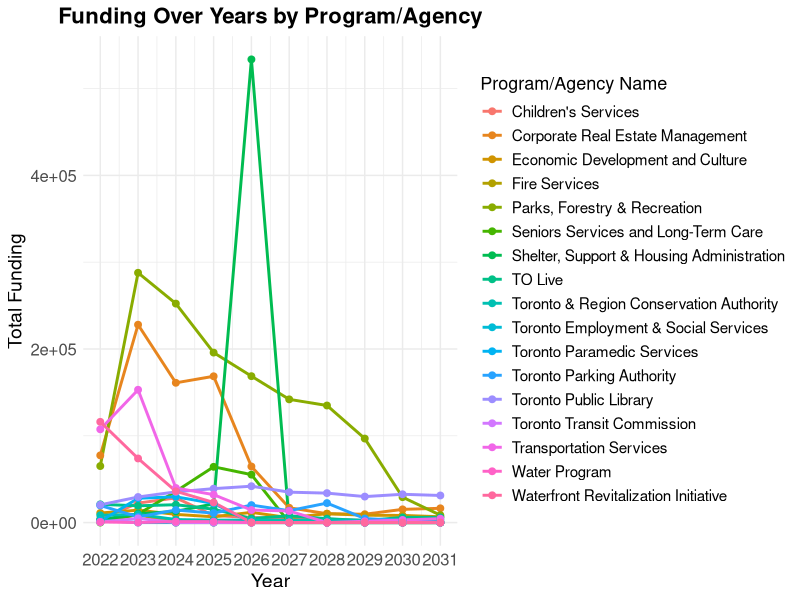
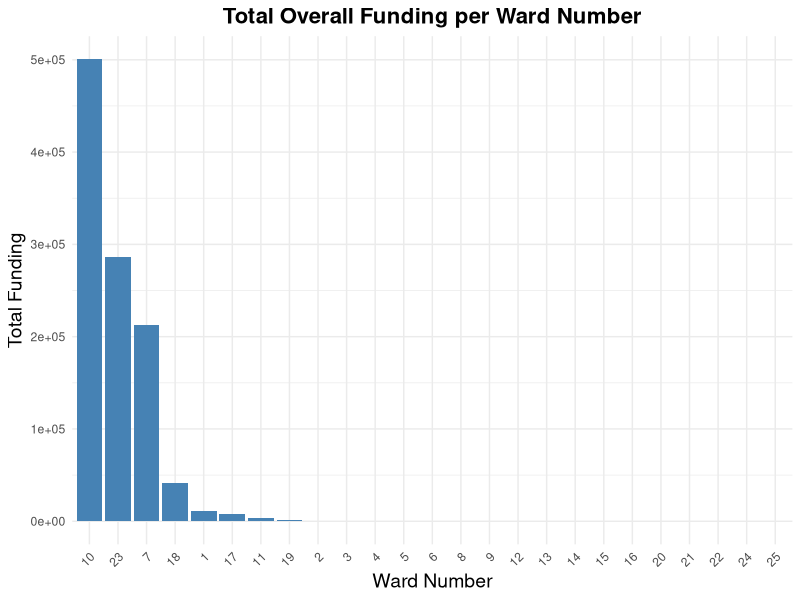
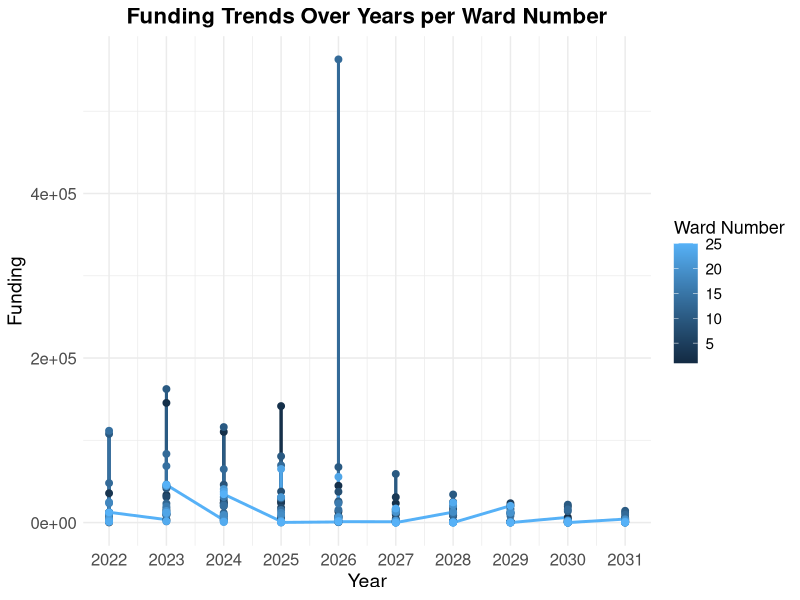
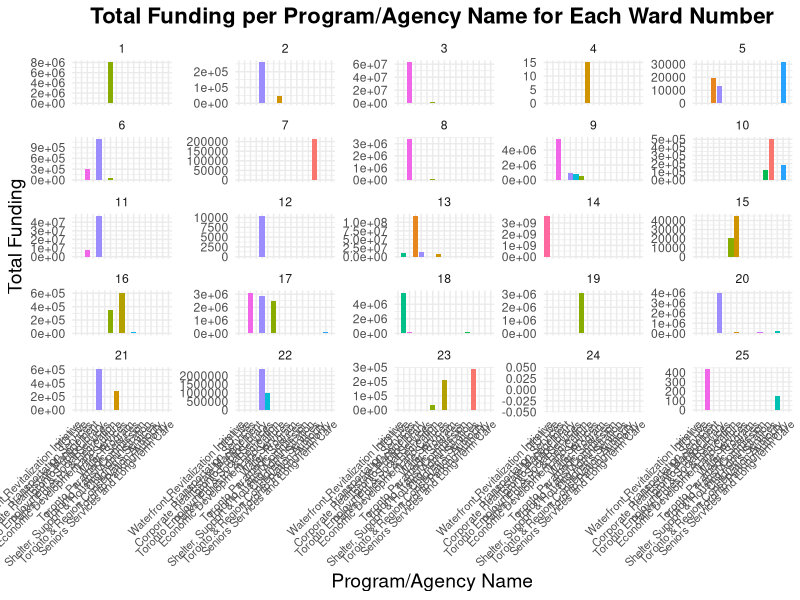

Write the R code that produced these figures, in order.
#### Preamble ####
# Purpose: Explores data in an attempt to understand it more
# Author: Maria Mangru
# Date: September 2024
# Contact: maria.mangru@mail.utoronto.ca
# License: MIT

#### Workspace setup ####
library(dplyr)
library(tidyverse)
library(readr)
library(knitr)
library(kableExtra)

# names of programs by wards only

ward_data <- read_csv("data/analysis_data/test.csv")

unique_programs <- ward_data |>
  select('Program/Agency Name') |>
  distinct()

unique_programs




# Identify year columns
year_cols <- as.character(2022:2031)

clean_funding <- function(x) {
  x |>
    str_replace_all("-", "0") |>
    str_replace_all(",", "") |>
    as.numeric()
}

# Apply the cleaning function to year columns
ward_data_clean <- ward_data |>
  mutate(across(all_of(year_cols), clean_funding))

# Change data to Long Format
ward_data_long <- ward_data_clean |>
  pivot_longer(
    cols = all_of(year_cols),
    names_to = "Year",
    values_to = "Funding"
  )

## Exploring funding for each program type by year (2022 - 2031) ##

# Aggregate funding by Program/Agency Name and Year
ward_funding <- ward_data_long |>
  group_by(`Program/Agency Name`, Year) |>
  summarise(Total_Funding = sum(Funding, na.rm = TRUE)) |>
  ungroup()


# Visualize funding over years for each Program/Agency Name
ggplot(ward_funding, aes(x = as.integer(Year), y = Total_Funding, color = `Program/Agency Name`)) +
  geom_line(size = 1) +
  geom_point(size = 2) +
  labs(
    title = "Funding Over Years by Program/Agency",
    x = "Year",
    y = "Total Funding",
    color = "Program/Agency Name"
  ) +
  theme_minimal() +
  scale_x_continuous(breaks = 2022:2031) +
  theme(
    plot.title = element_text(size = 16, face = "bold", hjust = 0.5),
    axis.text = element_text(size = 12),
    axis.title = element_text(size = 14),
    legend.title = element_text(size = 13),
    legend.text = element_text(size = 11)
  )


## Funding by ward ##

## Aggregate the data ##

# Total overall funding per Ward Number
# NOTE: numbers aren't correct but this will still be important so keep 
total_funding_ward <- ward_data_clean |>
  group_by(`Ward Number`) |>
  summarise(Total_Funding = sum(`2022`:`2031`, na.rm = TRUE)) |>
  arrange(desc(Total_Funding))

## Total Overall Funding per Ward Number
total_funding_ward |>
  arrange(desc(Total_Funding)) |>
  kable(col.names = c("Ward Number", "Total Funding"), 
        format = "html", 
        caption = "Total Overall Funding per Ward Number") |>
  kable_styling(full_width = FALSE, position = "center")



## Funding per Year per Ward Number
# Keep this will be useful
funding_yearly_ward <- ward_data_long |>
  group_by(`Ward Number`, Year) |>
  summarise(Funding = sum(Funding, na.rm = TRUE)) |>
  arrange(`Ward Number`, Year)

# Funding for Each Year per Ward Number
funding_yearly_ward |>
  pivot_wider(names_from = Year, values_from = Funding) |>
  arrange(`Ward Number`) |>
  kable(col.names = c("Ward Number", as.character(2022:2031)), 
        format = "html", 
        caption = "Yearly Funding per Ward Number") |>
  kable_styling(full_width = FALSE, position = "center")



## Total funding per Program/Agency per Ward Number
# Keep because it will be important for any service and demographic level analysis
total_funding_program_ward <- ward_data_clean |>
  group_by(`Ward Number`, `Program/Agency Name`) |>
  summarise(Total_Funding = sum(`2022`:`2031`, na.rm = TRUE)) |>
  arrange(`Ward Number`, desc(Total_Funding))

# Total Funding per Program/Agency Name for Each Ward Number
total_funding_program_ward |>
  arrange(`Ward Number`, desc(Total_Funding)) |>
  kable(col.names = c("Ward Number", "Program/Agency Name", "Total Funding"), 
        format = "html", 
        caption = "Total Funding per Program/Agency Name for Each Ward Number") |>
  kable_styling(full_width = FALSE, position = "center")




## Yearly funding per Program/Agency per Ward Number
# Keep for now but might be too detailed 
funding_yearly_program_ward <- ward_data_long |>
  group_by(`Ward Number`, `Program/Agency Name`, Year) |>
  summarise(Funding = sum(Funding, na.rm = TRUE)) |>
  arrange(`Ward Number`, `Program/Agency Name`, Year)

# Yearly Funding per Program/Agency Name for Each Ward Number
funding_yearly_program_ward |>
  arrange(`Ward Number`, `Program/Agency Name`, Year) |>
  pivot_wider(names_from = Year, values_from = Funding) |>
  kable(col.names = c("Ward Number", "Program/Agency Name", as.character(2022:2031)), 
        format = "html", 
        caption = "Yearly Funding per Program/Agency Name for Each Ward Number") |>
  kable_styling(full_width = FALSE, position = "center")


## Graphs ##

# Total Overall Funding per Ward Number
ggplot(total_funding_ward, aes(x = reorder(`Ward Number`, -Total_Funding), y = Total_Funding)) +
  geom_bar(stat = "identity", fill = "steelblue") +
  labs(
    title = "Total Overall Funding per Ward Number",
    x = "Ward Number",
    y = "Total Funding"
  ) +
  theme_minimal() +
  theme(
    plot.title = element_text(size = 16, face = "bold", hjust = 0.5),
    axis.text.x = element_text(angle = 45, hjust = 1),
    axis.title = element_text(size = 14)
  )

# Funding Trends Over Years per Ward Number
ggplot(funding_yearly_ward, aes(x = as.integer(Year), y = Funding, color = `Ward Number`)) +
  geom_line(size = 1) +
  geom_point(size = 2) +
  labs(
    title = "Funding Trends Over Years per Ward Number",
    x = "Year",
    y = "Funding",
    color = "Ward Number"
  ) +
  theme_minimal() +
  scale_x_continuous(breaks = 2022:2031) +
  theme(
    plot.title = element_text(size = 16, face = "bold", hjust = 0.5),
    axis.text = element_text(size = 12),
    axis.title = element_text(size = 14),
    legend.title = element_text(size = 13),
    legend.text = element_text(size = 11)
  )

# Total Funding per Program/Agency Name for Each Ward Number
ggplot(total_funding_program_ward, aes(x = reorder(`Program/Agency Name`, -Total_Funding), y = Total_Funding, fill = `Program/Agency Name`)) +
  geom_bar(stat = "identity") +
  labs(
    title = "Total Funding per Program/Agency Name for Each Ward Number",
    x = "Program/Agency Name",
    y = "Total Funding"
  ) +
  theme_minimal() +
  facet_wrap(~ `Ward Number`, scales = "free_y") +
  theme(
    plot.title = element_text(size = 16, face = "bold", hjust = 0.5),
    axis.text.x = element_text(angle = 45, hjust = 1, size = 8),
    axis.title = element_text(size = 14),
    legend.position = "none"
  )
